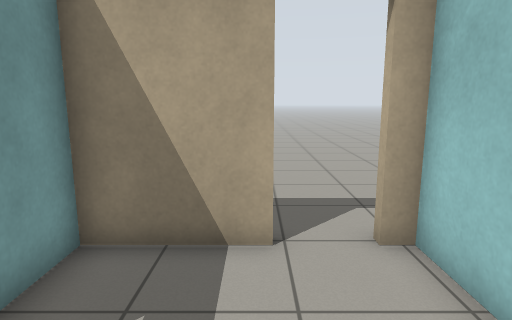
view 1 (above)

21 first-person views from a walk through a world built for the Gazebo simulator. The camera is 1.2 m above the floor, tilts 10° down and sees 75° across. The floor is counted in squares, 0.5 m on a side. Each view is taken from the middle of a square. On the plan, view 1 faces up. The plan holds only what a view shows up to about 20 squares ahead; the rest is blank. Robots are left out. Gazebo's built-in surfaces are drawn with simple patterns. Some stock models are drawn as simple stand-ins.

view 2
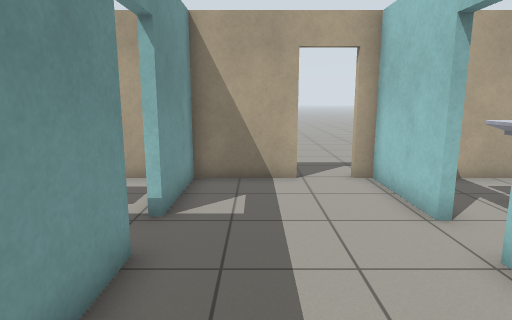

view 3
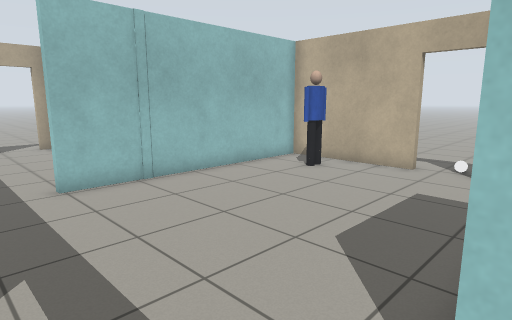

view 4
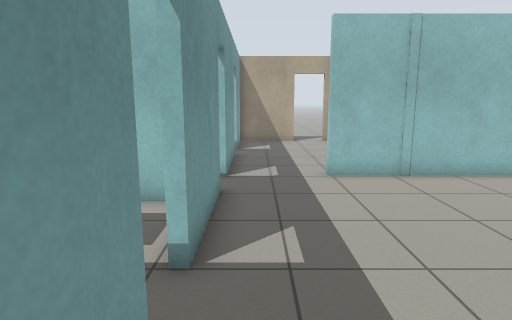

view 5
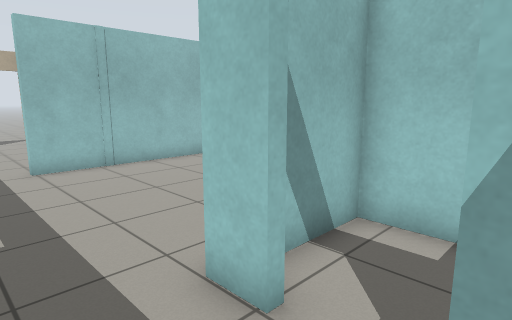

view 6
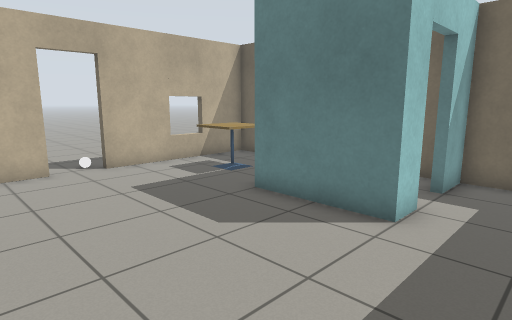

view 7
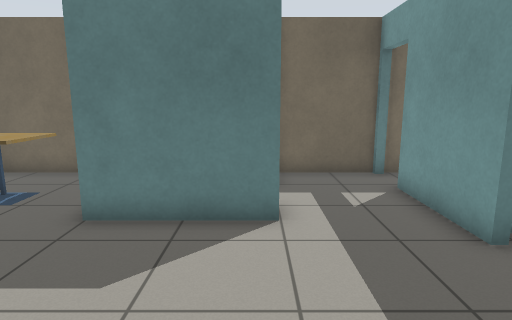

view 8
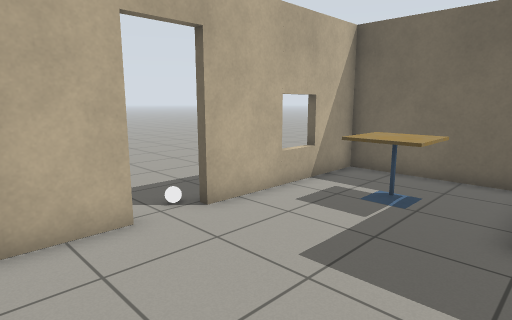

view 9
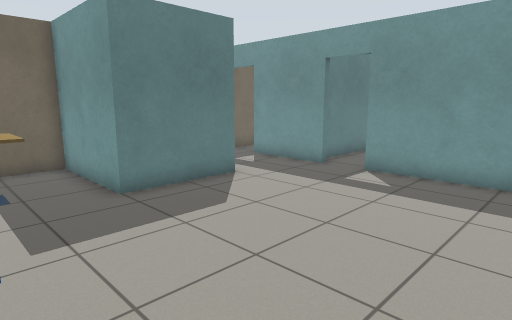

view 10
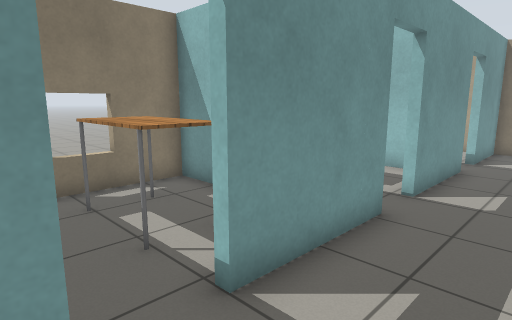

view 11
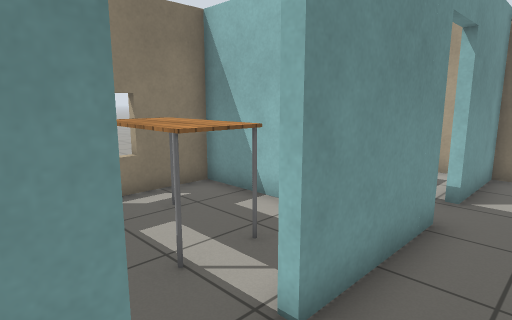

view 12
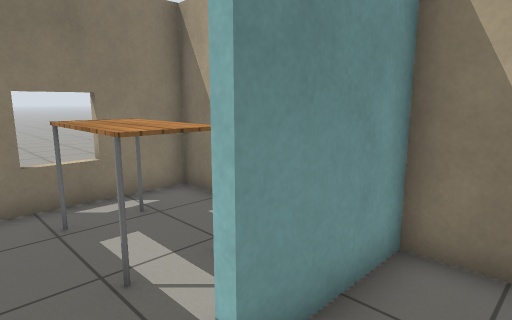

view 13
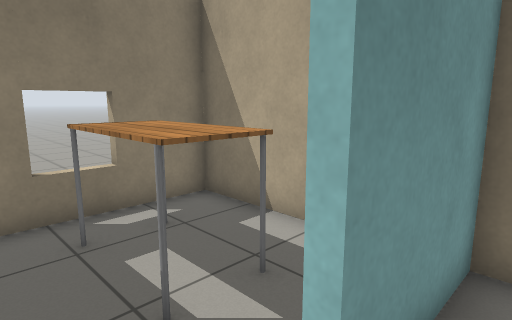

view 14
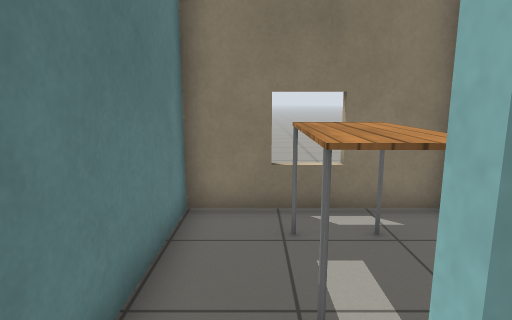

view 15
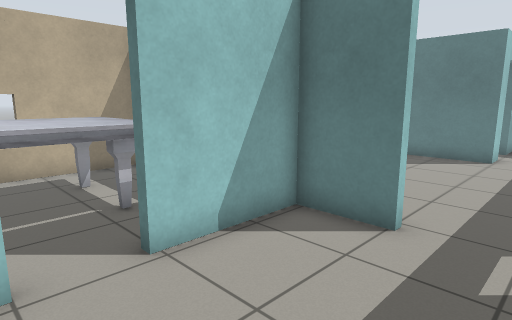

view 16
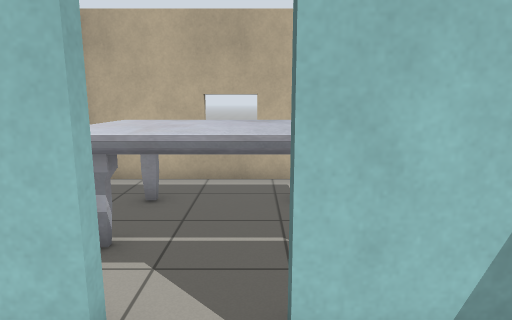

view 17
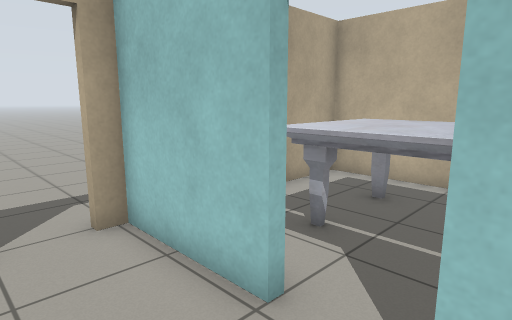

view 18
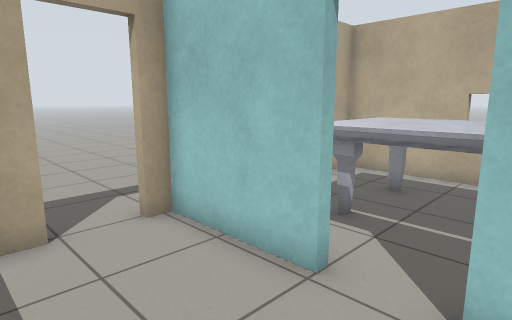

view 19
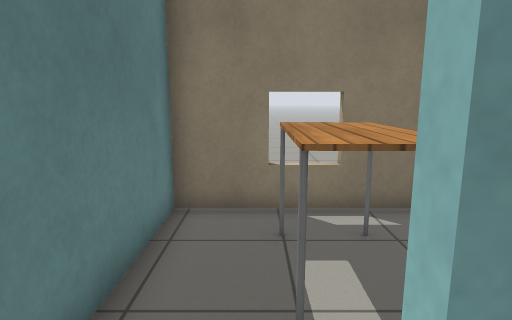

view 20
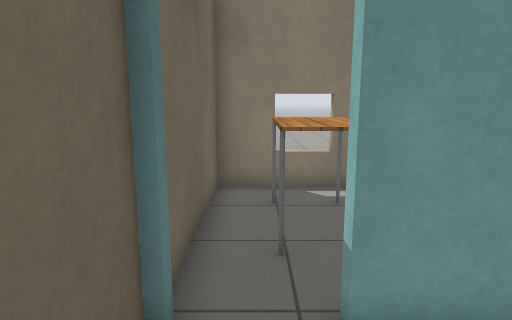

view 21
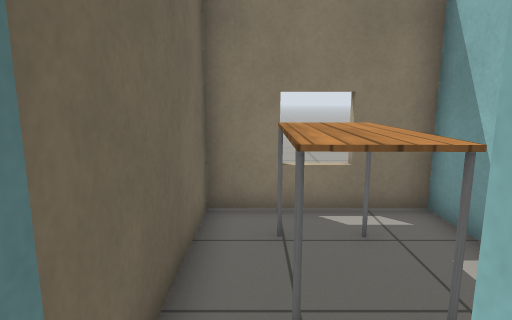

### Floor plan
Points are (right, up) in squares from view 1. A wall is a line through its corners. A room is listed if a view was taken in it or the views show most of it. See-through windows are left out.
Room 1 (views 1, 12, 13, 14, 15, 16, 17, 18)
walls: (2.7, 1.4) (2.7, 5.3) (2, 5.3); (-3, 0) (-3, -4.3); (0.4, 5.3) (-3, 5.3) (-3, 1.7); (0.3, -4) (2.7, -4) (2.7, -0.2)
ways out: opening at (-1, -4) to room 2; open door at (3, 0.5) to room 3; open door at (-3, 0.5) to room 4; open door at (1.3, 5.3)
Room 2 (views 2, 3, 4, 5, 6, 7, 8, 9, 10, 11, 19, 20, 21)
walls: (0.5, -14.8) (0.5, -13.5) (4.5, -13.5) (4.5, -18.1) (10.1, -18.1) (10.1, -11.5); (10.1, -9.8) (10.1, -4.3) (0.3, -4.3); (-3, -12.3) (-3, -16.1); (-3, -6.1) (-3, -10.5); (-3, -18.1) (0.5, -18.1) (0.5, -16.4)
ways out: opening at (-1, -4) to room 1; open door at (-3, -5.5) to room 5; open door at (-3, -11.5) to room 6; open door at (-3, -17) to room 7; open door at (1, -15.5) to room 8; open door at (10, -10.5)
objects: cafe table (7, -16) to (8, -14); person (8, -7) to (9, -7)
Room 3 (no view inside)
walls: (10.1, -3.8) (10.1, 5.3) (5.3, 5.3)
ways out: open door at (3, 0.5) to room 1
objects: marble table (5, -2) to (8, 3)
Room 4 (no view inside)
walls: (-4, 5.3) (-9.3, 5.3) (-9.3, -0.6) (-3.8, -0.6)
ways out: open door at (-3, 0.5) to room 1
objects: table (-8, 2) to (-5, 3)
Room 5 (no view inside)
walls: (-4.5, -0.9) (-9.3, -0.9) (-9.3, -6.8) (-4.1, -6.8)
ways out: open door at (-3, -5.5) to room 2
objects: table (-8, -4) to (-5, -3)
Room 6 (no view inside)
walls: (-7.6, -12.8) (-4, -12.8); (-7.6, -7.1) (-9.3, -7.1) (-9.3, -10.9); (-4.1, -7.1) (-4.9, -7.1)
ways out: open door at (-3, -11.5) to room 2
objects: table (-8, -10) to (-5, -9)
Room 7 (no view inside)
walls: (-7.4, -13.1) (-9.3, -13.1) (-9.3, -18.1) (-3.3, -18.1)
ways out: open door at (-3, -17) to room 2
objects: table (-8, -16) to (-5, -15)
Room 8 (no view inside)
walls: (4.2, -15.7) (4.2, -13.8) (1.7, -13.8); (1.2, -18.1) (1.7, -18.1)
ways out: open door at (1, -15.5) to room 2

Positions as (right, up) in squares from view 1, and headings:
1: (0, 0), facing up
2: (-1, -5), facing up
3: (-2, -14), facing up-right
4: (-2, -15), facing up
5: (-2, -17), facing up-right
6: (-2, -7), facing down-right
7: (1, -7), facing down
8: (4, -7), facing down-right
9: (8, -5), facing down-left
10: (0, -13), facing up-left
11: (-1, -7), facing up-left
12: (-1, 0), facing up-left
13: (-2, 0), facing up-left
14: (-2, 1), facing left
15: (-2, 2), facing down-right
16: (0, 0), facing right
17: (0, -1), facing up-right
18: (-1, -1), facing up-right
19: (-2, -5), facing left
20: (0, -17), facing left
21: (-2, -17), facing left
